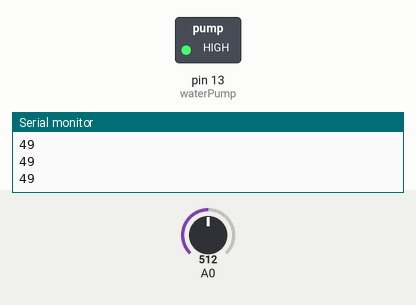
Simulated run of this sketch. Board: Arduino Uno, built with avr-gcc and run on an emulated ATmega328P. On the bench: switched loads named in the sketch (green lamp = pin HIGH), the last lines printed to the serial monitor. The inputs (shaded band) are chosen by the test bench; at power-on: A0 = 512.

Above: at 1.2 s.
1.3 s: A0 set to 113
2.8 s: A0 set to 93
At 4.1 s:
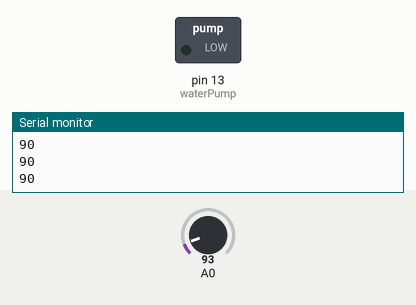
4.4 s: A0 set to 122
At 5.7 s:
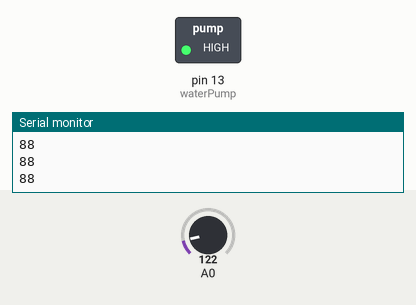
6.0 s: A0 set to 80
At 7.1 s:
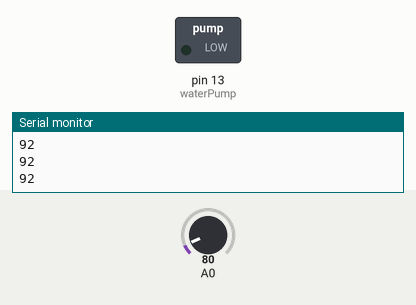
Timing chart, 0 to 8.6 s (numbered marks = the images above; inputs shaded):
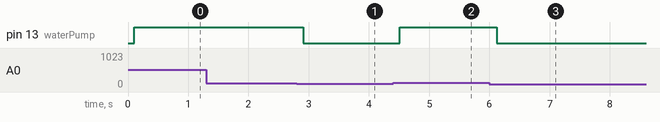

The sketch:

SoilHumidity.ino
```cpp
int waterPump = 13;
void setup() {
  Serial.begin(9600);
  pinMode(waterPump, OUTPUT);
}

void loop() {
  int humidityRaw = analogRead(A0); // 1023 to 0 ===> 0 to 100%
  int humidityReal = map(humidityRaw, 1023, 0, 0, 100);
  Serial.println(humidityReal);
  delay(100);
  if (humidityReal < 90)
  {
    digitalWrite(waterPump, HIGH);
  }else{
    digitalWrite(waterPump, LOW);
  }
}
```

Measured:
- the behaviour switches between 103 and 102 on A0 (found by bisection; images 0 and 1)
- after the input at 2.8 s, pin 13 (waterPump): HIGH → LOW after 0.11 s
- after the input at 4.4 s, pin 13 (waterPump): LOW → HIGH after 0.11 s
- after the input at 6.0 s, pin 13 (waterPump): HIGH → LOW after 0.12 s
